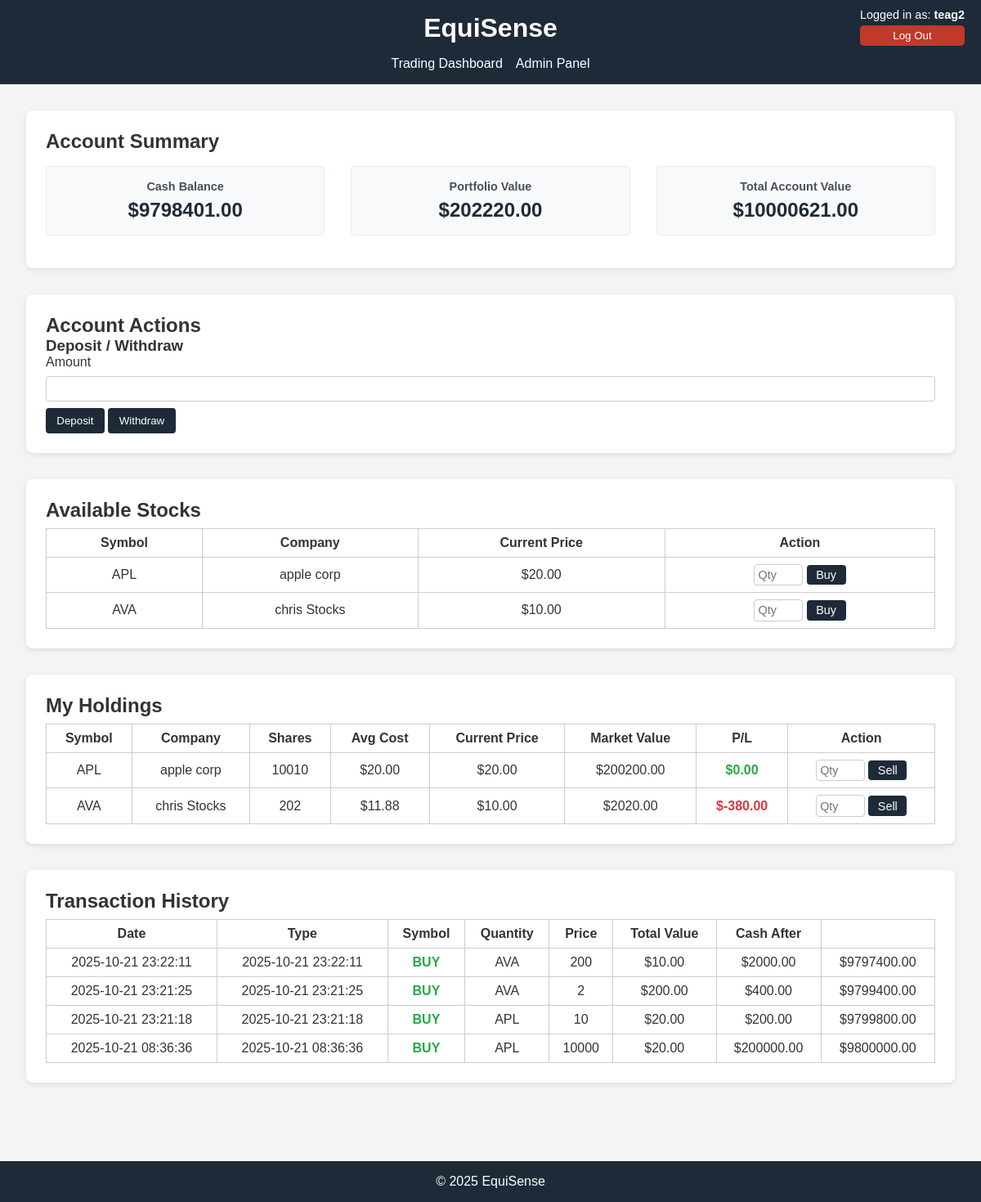
The app's page /dashboard/1 with its own data.
### tables this page shows
CREATE TABLE users (
    user_id INTEGER PRIMARY KEY AUTOINCREMENT,
    username TEXT NOT NULL UNIQUE,
    email TEXT NOT NULL UNIQUE,
    balance REAL DEFAULT 0.0
);

CREATE TABLE stocks (
    stock_id INTEGER PRIMARY KEY AUTOINCREMENT,
    symbol TEXT NOT NULL UNIQUE,
    company_name TEXT NOT NULL,
    price REAL NOT NULL
);

CREATE TABLE portfolio (
    portfolio_id INTEGER PRIMARY KEY AUTOINCREMENT,
    user_id INTEGER NOT NULL,
    stock_id INTEGER NOT NULL,
    quantity INTEGER DEFAULT 0, avg_cost REAL DEFAULT 0.0, total_invested REAL DEFAULT 0.0, last_updated DATETIME DEFAULT CURRENT_TIMESTAMP,
    FOREIGN KEY (user_id) REFERENCES users(user_id),
    FOREIGN KEY (stock_id) REFERENCES stocks(stock_id)
);

CREATE TABLE transaction_history (
            transaction_id INTEGER PRIMARY KEY AUTOINCREMENT,
            user_id INTEGER NOT NULL,
            stock_id INTEGER NOT NULL,
            order_type TEXT CHECK(order_type IN ('BUY', 'SELL')) NOT NULL,
            quantity INTEGER NOT NULL,
            price REAL NOT NULL,
            total_value REAL NOT NULL,
            cash_before REAL NOT NULL,
            cash_after REAL NOT NULL,
            realized_pl REAL DEFAULT 0.0,
            timestamp DATETIME DEFAULT CURRENT_TIMESTAMP,
            FOREIGN KEY (user_id) REFERENCES users(user_id),
            FOREIGN KEY (stock_id) REFERENCES stocks(stock_id)
        );

### app.py (the view)
@app.route('/dashboard/<int:user_id>')
def dashboard(user_id):
    conn = get_db_connection()
    user = conn.execute('SELECT * FROM users WHERE user_id = ?', (user_id,)).fetchone()
    if not user:
        flash("User not found.", "error")
        conn.close()
        return redirect(url_for('login'))
    available_stocks = conn.execute('SELECT * FROM stocks ORDER BY symbol').fetchall()
    portfolio = conn.execute('''
        SELECT s.stock_id, s.symbol, s.company_name, s.price as current_price,
               p.quantity, p.avg_cost, p.total_invested,
               (p.quantity * s.price) AS value,
               (s.price - p.avg_cost) * p.quantity AS unrealized_pl
        FROM portfolio p
        JOIN stocks s ON p.stock_id = s.stock_id
        WHERE p.user_id = ? AND p.quantity > 0
        ORDER BY s.symbol
    ''', (user_id,)).fetchall()
    transaction_history = conn.execute('''
        SELECT th.*, s.symbol
        FROM transaction_history th
        JOIN stocks s ON th.stock_id = s.stock_id
        WHERE th.user_id = ?
        ORDER BY th.timestamp DESC
        LIMIT 50
    ''', (user_id,)).fetchall()
    conn.close()
    return render_template(
        'dashboard.html',
        user=user,
        balance=user['balance'],
        portfolio=portfolio,
        available_stocks=available_stocks,
        transaction_history=transaction_history,
        user_id=user_id
    )

### app.py (called while the page is built)
def get_db_connection():
    conn = sqlite3.connect(DB_NAME)
    conn.row_factory = sqlite3.Row
    return conn

### templates/dashboard.html (shortened to what this page needs)
<!DOCTYPE html>
<html lang="en">
<head>
  <link rel="stylesheet" href="{{ url_for('static', filename='styles.css') }}">
</head>
<body>
  <header>
    <h1>EquiSense</h1>
    <nav>
      <ul>
        <li><a href="{{ url_for('dashboard', user_id=user_id) }}">Trading Dashboard</a></li>
        <li><a href="{{ url_for('admin') }}">Admin Panel</a></li>
      </ul>
    </nav>
	<div class="user-info">
		<p>Logged in as: <strong>{{ user['username'] }}</strong></p>
		<form action="{{ url_for('logout') }}" method="post">
		<button type="submit">Log Out</button>
		</form>
  </div>
</header>
  <main>
    <section class="panel">
      <h2>Account Summary</h2>
      <div class="account-summary">
        <div class="balance-item">
          <h3>Cash Balance</h3>
          <p>${{ "%.2f"|format(balance) }}</p>
        </div>
        <div class="balance-item">
          <h3>Portfolio Value</h3>
          <p>${{ "%.2f"|format(portfolio|sum(attribute='value') or 0) }}</p>
        </div>
        <div class="balance-item">
          <h3>Total Account Value</h3>
          <p>${{ "%.2f"|format(balance + (portfolio|sum(attribute='value') or 0)) }}</p>
        </div>
      </div>
    </section>
    <section class="panel">
      <h2>Account Actions</h2>
    <div class="form-section">
      <div class="depositwithdraw">
        <h3>Deposit / Withdraw</h3>
        <form action="{{ url_for('depositwithdraw', user_id=user_id) }}" method="post">
          <label for="account-amount">Amount</label>
          <input type="number" id="account-amount" name="amount" step="0.01" required>
          <div class="button-row">
            <button type="submit" name="action" value="deposit">Deposit</button>
            <button type="submit" name="action" value="withdraw">Withdraw</button>
          </div>
        </form>
      </div>
    </section>
    <section class="panel">
      <h2>Available Stocks</h2>
      {% if available_stocks %}
        <table>
          <tr>
            <th>Symbol</th>
            <th>Company</th>
            <th>Current Price</th>
            <th>Action</th>
          </tr>
          {% for stock in available_stocks %}
            <tr>
              <td>{{ stock.symbol }}</td>
              <td>{{ stock.company_name }}</td>
              <td>${{ "%.2f"|format(stock.price) }}</td>
              <td>
                <form action="{{ url_for('buy_stock', user_id=user_id) }}" method="post" style="display: inline;">
                  <input type="number" name="quantity" placeholder="Qty" min="1" required style="width: 60px;">
                  <button type="submit">Buy</button>
                </form>
              </td>
            </tr>
          {% endfor %}
        </table>
      {% else %}
        <p>No stocks available. Admin needs to add stocks to the system.</p>
      {% endif %}
    </section>
    <section class="panel">
      <h2>My Holdings</h2>
      {% if portfolio %}
        <table>
          <tr>
            <th>Symbol</th>
            <th>Company</th>
            <th>Shares</th>
            <th>Avg Cost</th>
            <th>Current Price</th>
            <th>Market Value</th>
            <th>P/L</th>
            <th>Action</th>
          </tr>
          {% for holding in portfolio %}
            <tr>
              <td>{{ holding.symbol }}</td>
              <td>{{ holding.company_name }}</td>
              <td>{{ holding.quantity }}</td>
              <td>${{ "%.2f"|format(holding.avg_cost or 0) }}</td>
              <td>${{ "%.2f"|format(holding.current_price) }}</td>
              <td>${{ "%.2f"|format(holding.value) }}</td>
              <td class="{% if holding.unrealized_pl >= 0 %}positive{% else %}negative{% endif %}">
                ${{ "%.2f"|format(holding.unrealized_pl or 0) }}
              </td>
              <td>
                <form action="{{ url_for('sell_stock', user_id=user_id) }}" method="post" style="display: inline;">
                  <input type="number" name="quantity" placeholder="Qty" min="1" max="{{ holding.quantity }}" required style="width: 60px;">
                  <button type="submit">Sell</button>
                </form>
              </td>
            </tr>
          {% endfor %}
        </table>
      {% else %}
        <p>No holdings yet. Buy some stocks to get started!</p>
      {% endif %}
    </section>
    <section class="panel">
      <h2>Transaction History</h2>
      {% if transaction_history %}
        <table>
          <tr>
            <th>Date</th>
            <th>Type</th>
            <th>Symbol</th>
            <th>Quantity</th>
            <th>Price</th>
            <th>Total Value</th>
            <th>Cash After</th>
          </tr>
          {% for transaction in transaction_history %}
            <tr>
              <td>{{ transaction.timestamp }}</td>
              <td>{{ transaction.timestamp }}</td>
              <td class="{% if transaction.order_type == 'BUY' %}buy{% else %}sell{% endif %}">
                {{ transaction.order_type }}
              </td>
              <td>{{ transaction.symbol }}</td>
              <td>{{ transaction.quantity }}</td>
              <td>${{ "%.2f"|format(transaction.price) }}</td>
              <td>${{ "%.2f"|format(transaction.quantity * transaction.price) }}</td>
              <td>${{ "%.2f"|format(transaction.cash_after) }}</td>
            </tr>
          {% endfor %}
        </table>
      {% else %}
        <p>No transactions yet. Start trading to see your history!</p>
      {% endif %}
    </section>
  </main>
  <footer>
    <p>&copy; 2025 EquiSense</p>
  </footer>
</body>
</html>

### static/styles.css (style rules this page uses)
* { margin: 0; padding: 0; box-sizing: border-box; font-family: Arial, sans-serif; }
body { background-color: #f4f4f4; color: #333; }
header { background: #1e2a38; color: #fff; padding: 1em; text-align: center; }
header h1 { margin-bottom: 0.5em; }
nav ul { list-style: none; display: flex; justify-content: center; gap: 1em; }
nav a { color: #fff; text-decoration: none; }
main { padding: 2em; }
.panel { background: #fff; padding: 1.5em; margin-bottom: 2em; border-radius: 8px; box-shadow: 0 2px 6px rgba(0,0,0,0.1); }
form { display: flex; flex-direction: column; gap: 0.5em; }
input { padding: 0.5em; border: 1px solid #ccc; border-radius: 4px; }
button { padding: 0.6em 1em; border: none; background: #1e2a38; color: #fff; border-radius: 4px; cursor: pointer; }
table { width: 100%; border-collapse: collapse; margin-top: 0.5em; }
table, th, td { border: 1px solid #ccc; text-align: center; padding: 0.5em; }
footer { text-align: center; padding: 1em; background: #1e2a38; color: #fff; margin-top: 2em; }
.account-summary { display: flex; gap: 2em; margin: 1em 0; }
.balance-item { flex: 1; text-align: center; padding: 1em; background: #f8f9fa; border-radius: 4px; border: 1px solid #e9ecef; }
.balance-item h3 { margin-bottom: 0.5em; color: #495057; font-size: 0.9em; }
.balance-item p { font-size: 1.5em; font-weight: bold; color: #1e2a38; margin: 0; }
form[style*="display: inline"] { display: inline-flex; gap: 0.5em; align-items: center; }
form[style*="display: inline"] input[type="number"] { width: 60px; padding: 0.3em; font-size: 0.9em; }
form[style*="display: inline"] button { padding: 0.3em 0.8em; font-size: 0.9em; }
.positive { color: #28a745; font-weight: bold; }
.negative { color: #dc3545; font-weight: bold; }
.buy { color: #28a745; font-weight: bold; }
.user-info { position: absolute; top: 10px; right: 20px; text-align: right; }
.user-info p { margin: 0; font-size: 0.9rem; }
.user-info button { margin-top: 5px; padding: 5px 10px; border: none; background-color: #c0392b; color: white; cursor: pointer; border-radius: 5px; }
* { margin:0;padding:0;box-sizing:border-box;font-family:Arial, sans-serif }
body { background:#f4f4f4;color:#333 }
header { background:#1e2a38;color:#fff;padding:1em;text-align:center }
header h1 { margin-bottom:.5em }
nav ul { list-style:none;display:flex;justify-content:center;gap:1em }
nav a { color:#fff;text-decoration:none }
main { padding:2em }
footer { text-align:center;padding:1em;background:#1e2a38;color:#fff;margin-top:2em }
.panel { background:#fff;padding:1.5em;margin-bottom:2em;border-radius:8px;box-shadow:0 2px 6px rgba(0,0,0,.1) }

### records on screen
users: username "teag2", balance "9798401.00"
stocks: symbol "APL", company_name "apple corp", price "20.00", current_price "20.00"
stocks: symbol "AVA", company_name "chris Stocks", price "10.00", current_price "10.00"
portfolio: symbol "APL", company_name "apple corp", quantity "10010", avg_cost "20.00", value "200200.00", quantity "0.00"
portfolio: symbol "AVA", company_name "chris Stocks", quantity "202", avg_cost "11.88", value "2020.00", quantity "-380.00"
transaction_history: price "10.00", transaction.quantity*transaction.price "2000.00", cash_after "9797400.00"
transaction_history: price "200.00", transaction.quantity*transaction.price "400.00", cash_after "9799400.00"
transaction_history: price "20.00", transaction.quantity*transaction.price "200.00", cash_after "9799800.00"
transaction_history: price "20.00", transaction.quantity*transaction.price "200000.00", cash_after "9800000.00"

### other values on screen
{{ "%.2f"|format(portfolio|sum(attribute='value') or 0) }} "202220.00"
{{ "%.2f"|format(balance + (portfolio|sum(attribute='value') or 0)) }} "10000621.00"
